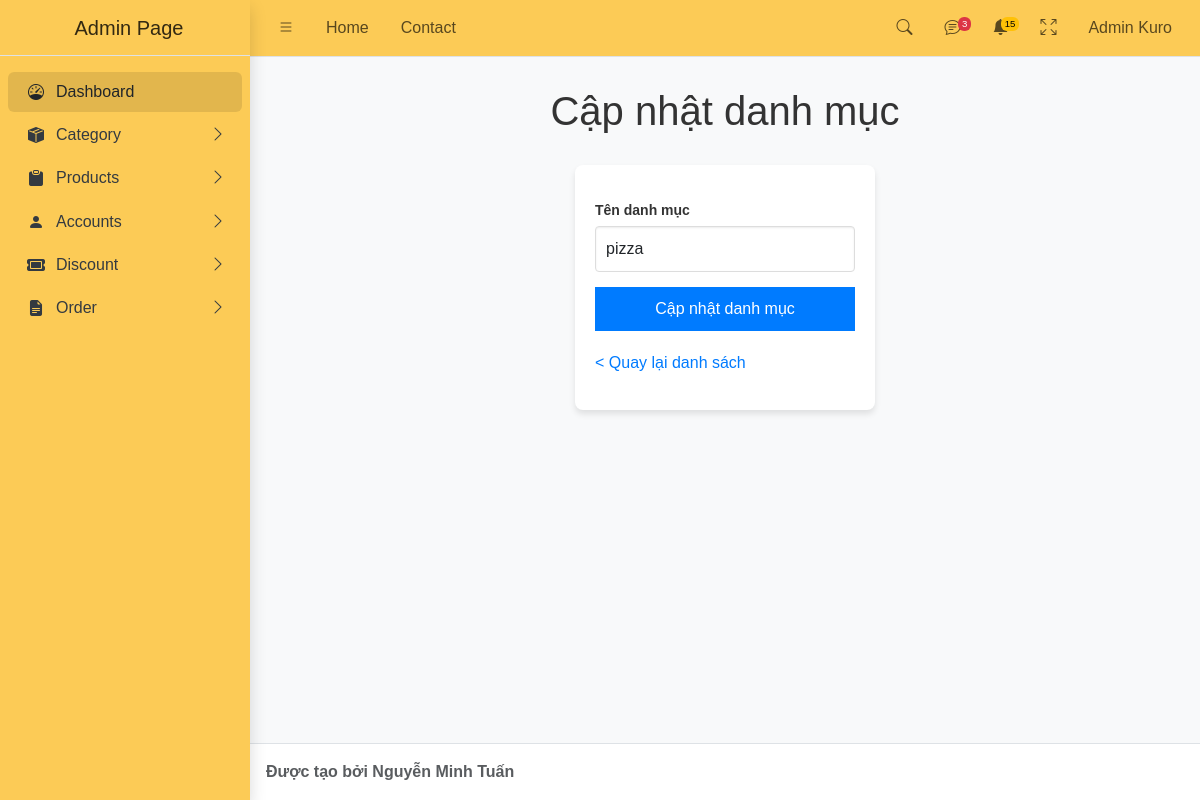
Page /index.php?act=editcategory&category_id=1 (signed in) on the earlier database version.
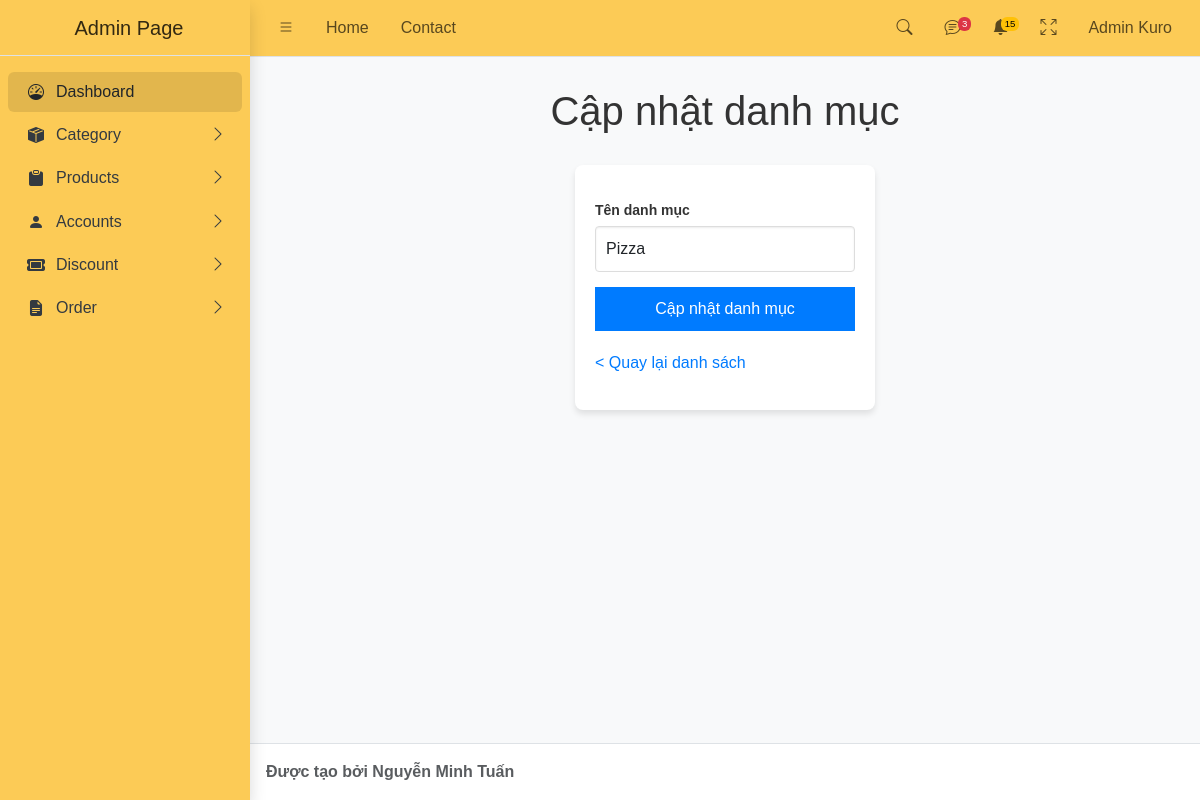
Same page on the later database version.
### tables this page shows
CREATE TABLE `category` (
  `category_id` int NOT NULL,
  `category_name` varchar(256) NOT NULL
);

### config/conn.php (called while the page is built)
<?php
function connectDB()
{
    $host = "mysql:host=localhost;dbname=ktk;charset=utf8";
    $user = "root";
    $pass = "";
    try {
        $conn = new PDO($host, $user, $pass);
        return $conn;
    } catch (PDOException $e) {
        echo "lỗi kết nối " . $e->getMessage();
    }
}
function view($view, $data = [])
{
    extract($data);
    include_once "views/$view.php";
}
?>

### controller/admin/categoryController.php (called while the page is built, shortened)
<?php
class categoryController
{
    public function editcategory(){
        $category_id = $_GET['category_id'];
        $category = (new category)->getCategoryById($category_id);
        view("admin/form-edit-category", ['category'=> $category]);
    }
}

### index.php (called while the page is built, shortened)
<?php
require_once("config/conn.php");
require_once("model/admin/category.php");
require_once("controller/admin/categoryController.php");
$act = $_GET['act'] ?? '/';
match ($act) {
    '/' => (new dashboardController())->home(),
    'listproduct' => (new productController())->list(),
    'listcategory' => (new categoryController())->list(),
    'addproduct' => (new productController())->add(),
    'storeproduct' => (new productController())->storeProduct(),
    'deleteproduct' => (new productController())->deleteProduct(),
    'editproduct' => (new productController())->editProduct(),
    'updateproduct' => (new productController())->updateProduct(),
    'listcategory' => (new categoryController())->list(),
    'deletecategory' => (new categoryController())->deleteCategory(),
    'addcategory' => (new categoryController())->add(),
    'store-category' => (new categoryController())->storeCategory(),
    'editcategory' => (new categoryController())->editCategory(),
    'update-category' => (new categoryController())->updateCategory(),
    'administration' => (new dashboardController())->dashboard(),
    'home' => (new dashboardController())->home(),
    'login' => (new accController())->login(),
    'logout' => (new accController())->logout(),
    'forgotpass' => (new accController())->forgotPass(),
    'register' => (new accController())->login(),
    'listaccount' => (new accController())->listAccount(),
    'insertaccount' => (new accController())->insertAccount(),
    'deleteaccount' => (new accController())->deleteAccount($_GET['id']),
    'banAccount' => (new accController())->banAccount($_GET['id']),
    'unbanAccount' => (new accController())->unbanAccount($_GET['id']),
    'listdiscount' => (new DiscountController())->listDiscount(),
    'insertdiscount' => (new DiscountController())->insertdiscount(),
    'updatediscount' => (new DiscountController())->updatediscount($_GET['id']),
    'deletediscount' => (new DiscountController())->deletediscount($_GET['id']),
    default => print "Không có hành động nào được xử lý.",
};

### model/admin/category.php (called while the page is built, shortened)
<?php
class category
{
    public $conn = null;
    public function __construct()
    {
        $this->conn = connectDB();
    }
    public function getCategoryById($category_id)
    {
        $sql = "SELECT * FROM category WHERE category_id = :category_id";
        $stmt = $this->conn->prepare($sql);
        $stmt->bindParam(':category_id', $category_id, PDO::PARAM_INT);
        $stmt->execute();
        return $stmt->fetch(PDO::FETCH_ASSOC);
    }
}

### views/admin/form-edit-category.php (the view, shortened to what this page needs)
<!DOCTYPE html>
<html lang="en">
<head>
    <?php require_once "component/admin/link.php" ?>
</head>
<body class="layout-fixed sidebar-expand-lg bg-body-tertiary">
    <div class="app-wrapper">
        <?php require_once "component/admin/header.php" ?>
        <?php require_once "component/admin/sidebar.php" ?>
        <main class="app-main">
            <h1>Cập nhật danh mục</h1>
            <form action="index.php?act=update-category" method="post" enctype="multipart/form-data" onsubmit="return validateCategoryForm()">
                <div>
                    <p>Tên danh mục</p>
                    <input type="text" class="form-control" id="category_name" name="category_name" value="<?= $category['category_name'] ?>">
                </div>
                <div>
                    <button type="submit">Cập nhật danh mục</button>
                </div>
                <div>
                    <div style="margin-top: 20px">
                        <a href="?act=listcategory" style="color: #007bff; text-decoration: none;">&lt; Quay lại danh sách</a>
                    </div>
                </div>
            </form>
        </main>
        <?php require_once "component/admin/footer.php" ?>
    </div>
</body>
</html>

Differences in the rows shown:
changed category: category_name "pizza" → "Pizza"
